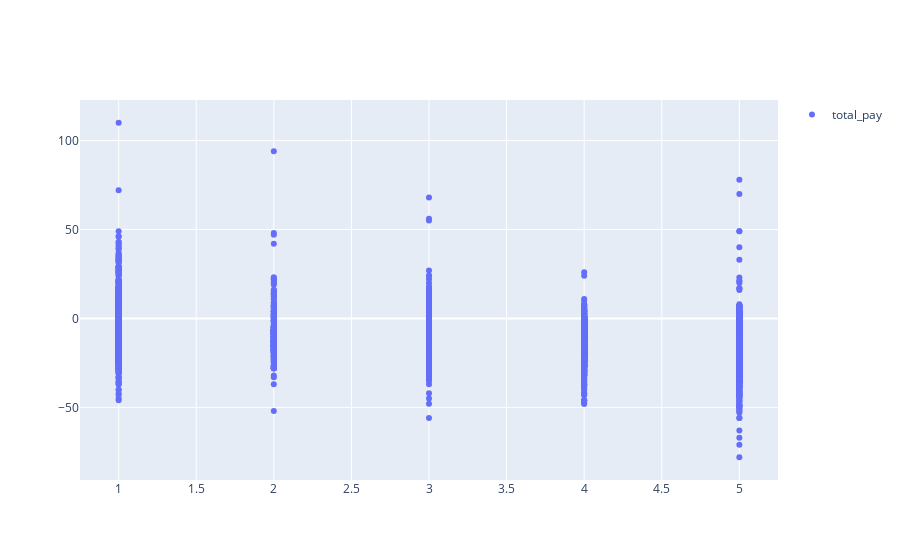

Here is the notebook cell this chart was saved with:
### Code cell
fig = go.Figure()
fig.add_trace(go.Scatter(x=Ventas_Fecha1.review_score, y=Ventas_Fecha1.Estimated_Delivered,
                    mode='markers',
                    name='total_pay'))
fig.update_layout(showlegend=True)
fig.show()

### Figure 1 — Plotly figure (JSON) as saved in the notebook; plotly's stock layout.template omitted (floating-point values rounded to 4 significant figures; data arrays with more than 128 entries replaced by an {"elided": "..."} marker saying what was removed)
{"data": [{"mode": "markers", "name": "total_pay", "type": "scatter", "x": {"elided": "10000 int values"}, "y": {"elided": "10000 int values"}}], "layout": {"showlegend": true}}
